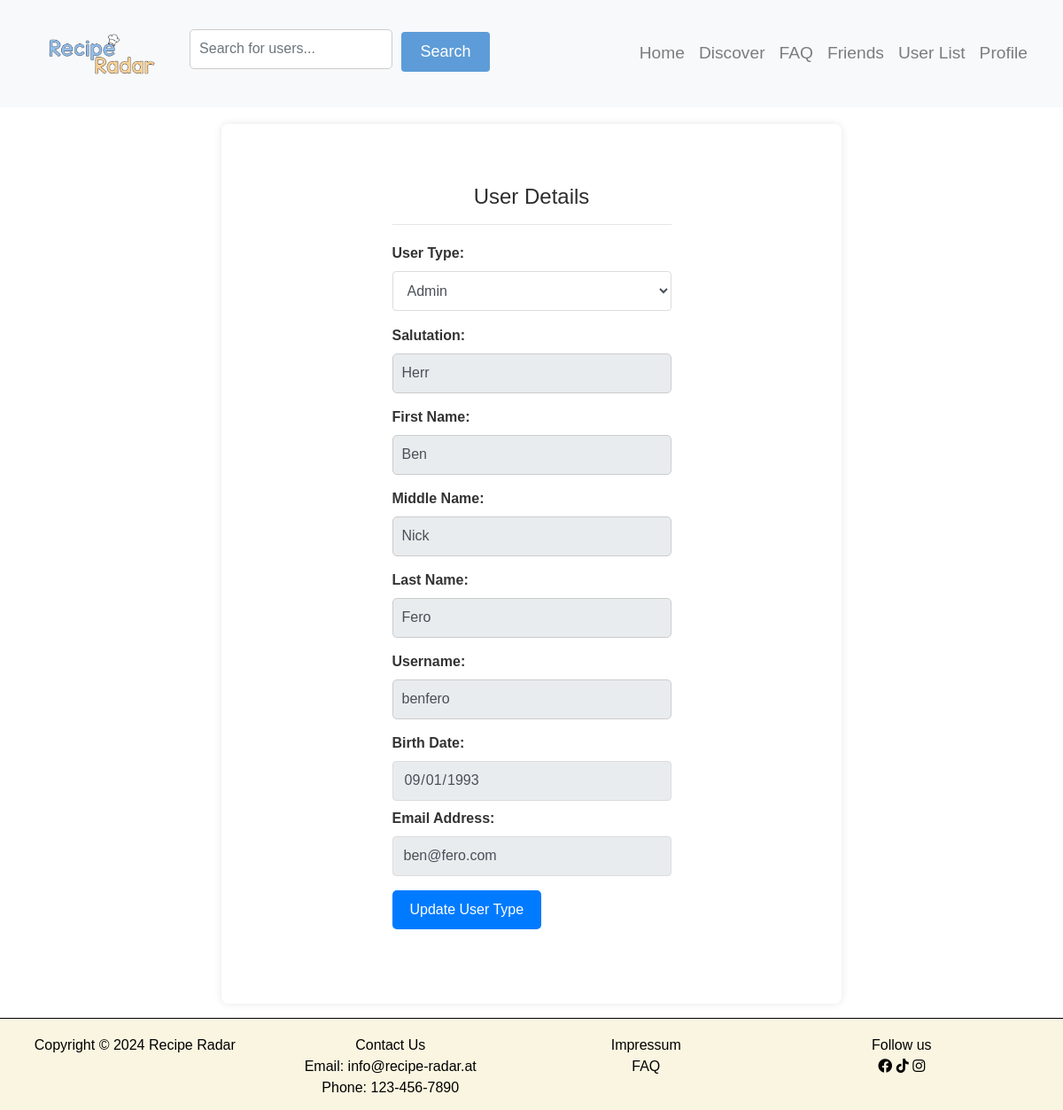
Screenshot of /userdetails.php?id=73 (signed in) with the database file from the repository.
### tables this page shows
CREATE TABLE `users` (
  `userID` int(20) NOT NULL,
  `type` text NOT NULL DEFAULT 'normal',
  `salutation` varchar(50) DEFAULT NULL,
  `firstName` varchar(50) NOT NULL,
  `middleName` varchar(50) DEFAULT NULL,
  `lastName` varchar(50) NOT NULL,
  `userName` varchar(30) NOT NULL,
  `email` varchar(100) NOT NULL,
  `password` varchar(255) NOT NULL,
  `birthDate` date NOT NULL,
  `profilePicture` varchar(255) DEFAULT NULL
);

### services/userdetails_service.php (called while the page is built, shortened)
<?php
require "config/db_connect.php";
if (isset($_GET["id"])) {
    $id = $_GET["id"];
    $getUser = "SELECT * FROM users WHERE userID = $id";
    $userResult = mysqli_query($conn, $getUser);
    $user = mysqli_fetch_assoc($userResult);
}
?>

### userdetails.php (the view, shortened to what this page needs)
<?php
require "services/userdetails_service.php";
?>
<head>
    <?php require "components/head.php" ?>
</head>
<header>
    <?php include('components/navigation.php'); ?>
</header>
<body>
    <main>
    <div class="container" style="max-width: 700px; margin-top: 140px; overflow-y: auto;">
        <div class="row justify-content-center">
            <div class="col-11 col-sm-10 col-md-8 col-lg-7 col-xl-6 col-xxl-5">
                <h4 class="untertitle mb-1 mt-5">User Details</h4>
                <hr>
                <form method="post" action="">
                    <div class="mb-2">
                        <label for="userType" class="left-align-label">User Type:</label>
                        <select class="form-control auth-input" name="userType">
                            <option value="admin" <?php if ($user['type'] == 'admin') echo 'selected'; ?>>Admin</option>
                        </select>
                    </div>
                    <div class="mb-2 mt-3">
                        <label for="salutation" class="left-align-label">Salutation:</label>
                        <input type="text" class="form-control auth-input" name="salutation" value="<?php echo htmlspecialchars($user['salutation']); ?>" readonly>
                    </div>
                    <div class="mb-2">
                        <label for="firstName" class="left-align-label">First Name:</label>
                        <input type="text" class="form-control auth-input" name="firstName" value="<?php echo htmlspecialchars($user['firstName']); ?>" readonly>
                    </div>
                    <div class="mb-2">
                        <label for="middleName" class="left-align-label">Middle Name:</label>
                        <input type="text" class="form-control auth-input" name="middleName" value="<?php echo htmlspecialchars($user['middleName']); ?>" readonly>
                    </div>
                    <div class="mb-2">
                        <label for="lastName" class="left-align-label">Last Name:</label>
                        <input type="text" class="form-control auth-input" name="lastName" value="<?php echo htmlspecialchars($user['lastName']); ?>" readonly>
                    </div>
                    <div class="mb-2">
                        <label for="userName" class="left-align-label">Username:</label>
                        <input type="text" class="form-control auth-input" name="userName" value="<?php echo htmlspecialchars($user['userName']); ?>" readonly>
                    </div>
                    <div class="mb-2">
                        <label for="birthDate" class="left-align-label">Birth Date:</label>
                        <input type="date" class="form-control auth-input" name="birthDate" value="<?php echo htmlspecialchars($user['birthDate']); ?>" readonly>
                    </div>
                    <div class="mb-2">
                        <label for="email" class="left-align-label">Email Address:</label>
                        <input type="email" class="form-control auth-input" name="email" value="<?php echo htmlspecialchars($user['email']); ?>" readonly>
                    </div>
                    <button type="submit" class="btn btn-primary mb-5 mt-2">Update User Type</button>
                </form>
            </div>
        </div>
    </div>
    </main>
    <?php include('components/footer.php'); ?>
</body>

### resources/css/style.css (style rules this page uses)
body { margin: 0; padding: 0; }
.container { max-width: 1000px; margin: 0 auto; padding: 20px; background-color: #fff; border-radius: 5px; box-shadow: 0 2px 5px rgba(0, 0, 0, 0.1); }
form { margin-top: 20px; }
label { font-weight: bold; }
input[type="text"], textarea { width: 100%; padding: 10px; margin-bottom: 15px; border: 1px solid #ccc; border-radius: 5px; box-sizing: border-box; }
body { margin: 0; font-family: 'Segoe UI', Tahoma, Geneva, Verdana, sans-serif; background-color: white; height: 100vh; }
.untertitle { text-align: center; color: rgb(46, 46, 46); }
.auth-input { background: white; height: 45px; border: 1px solid rgb(220, 220, 220); box-shadow: none !important; }
.left-align-label { text-align: left !important; display: block; }

### resources/css/feed_style.css (style rules this page uses)
.btn-primary { background-color: #007bff; color: #fff; border: none; padding: 10px 20px; border-radius: 5px; cursor: pointer; }

### resources/css/recipe_detail.css (style rules this page uses)
body { background-image: url('../../pictures/bg-2.jpeg'); background-size: cover; font-family: Arial, sans-serif; color: #333; margin: 0; padding: 0; }
.container { margin: 10px auto; background-color: #fff; border-radius: 8px; box-shadow: 0 0 10px rgba(0, 0, 0, 0.1); padding: 20px; }

### rows the page displays
users: salutation "Herr", firstName "Ben", middleName "Nick", lastName "Fero", userName "benfero", birthDate "09/01/1993", email "ben@fero.com"
